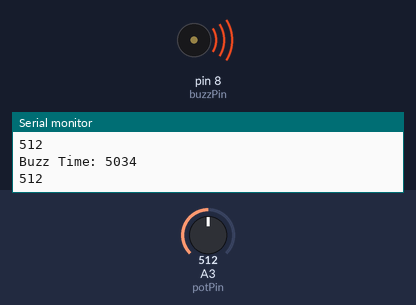
A sketch run on a simulated Arduino Uno, built with avr-gcc and run on an emulated ATmega328P. Parts: buzzer (waves = sounding), the last lines printed to the serial monitor. The test bench sets the inputs (shaded band); at power-on: A3 (potPin) = 512.

Above: at 1.2 s.
1.3 s: A3 (potPin) set to 339
4.3 s: A3 (potPin) set to 309
7.3 s: A3 (potPin) set to 511
At 10.2 s:
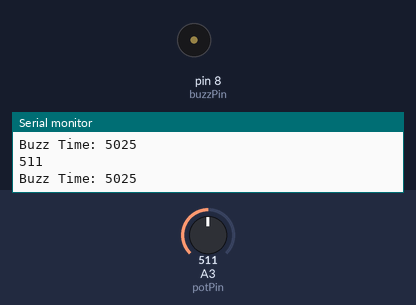
10.3 s: A3 (potPin) set to 306
11.8 s: A3 (potPin) set to 11
14.8 s: A3 (potPin) set to 8
At 15.4 s:
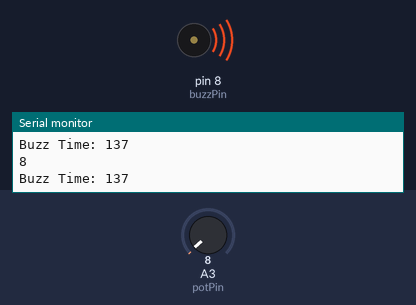
Timing chart, 0 to 17.3 s (numbered marks = the images above; inputs shaded):
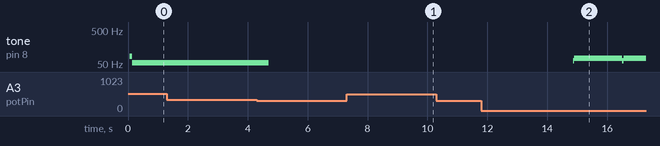

Measured:
- the behaviour switches between 10 and 9 on A3 (potPin) (found by bisection; images 1 and 2)
- after the input at 14.8 s, tone on pin 8 (buzzPin): alternates 75 Hz for 1.6 s and 63 Hz for 0.04 s, starting after 0.07 s

The sketch:

PassiveBuzzerPotentiometer.ino
```cpp
int buzzPin = 8;
int potPin = A3;
int potVal;
int buzzTime = 60;

void setup() {
  // put your setup code here, to run once:
Serial.begin(9600);
pinMode(buzzPin, OUTPUT);
pinMode(potPin, INPUT);

// Build the message dynamically
}

void loop() {

potVal = analogRead(potPin);
Serial.println(potVal);

while(potVal < 1023){
  potVal = analogRead(potPin);
  Serial.println(potVal);
  buzzTime = 60 + (potVal*9.71652);
  digitalWrite(buzzPin, HIGH);
  delayMicroseconds(buzzTime);
  digitalWrite(buzzPin, LOW);
  delayMicroseconds(buzzTime);
  Serial.print("Buzz Time: ");
  Serial.println(buzzTime); // Print the value followed by a newline
}

}
```
